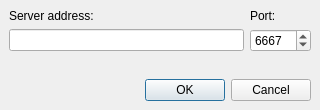
<ui version="4.0" >
 <class>ServerEditDlg</class>
 <widget class="QDialog" name="ServerEditDlg" >
  <property name="geometry" >
   <rect>
    <x>0</x>
    <y>0</y>
    <width>320</width>
    <height>110</height>
   </rect>
  </property>
  <property name="windowTitle" >
   <string>Enter Server Details</string>
  </property>
  <layout class="QVBoxLayout" >
   <property name="margin" >
    <number>9</number>
   </property>
   <property name="spacing" >
    <number>6</number>
   </property>
   <item>
    <layout class="QGridLayout" >
     <property name="margin" >
      <number>0</number>
     </property>
     <property name="spacing" >
      <number>6</number>
     </property>
     <item row="1" column="0" >
      <widget class="QLineEdit" name="serverAddress" >
       <property name="sizePolicy" >
        <sizepolicy>
         <hsizetype>7</hsizetype>
         <vsizetype>0</vsizetype>
         <horstretch>0</horstretch>
         <verstretch>0</verstretch>
        </sizepolicy>
       </property>
      </widget>
     </item>
     <item row="1" column="1" colspan="2" >
      <widget class="QSpinBox" name="serverPort" >
       <property name="maximum" >
        <number>65535</number>
       </property>
       <property name="minimum" >
        <number>1024</number>
       </property>
       <property name="value" >
        <number>6667</number>
       </property>
      </widget>
     </item>
     <item row="0" column="0" >
      <widget class="QLabel" name="label" >
       <property name="text" >
        <string>Server address:</string>
       </property>
      </widget>
     </item>
     <item row="0" column="1" >
      <widget class="QLabel" name="label_2" >
       <property name="text" >
        <string>Port:</string>
       </property>
      </widget>
     </item>
    </layout>
   </item>
   <item>
    <spacer>
     <property name="orientation" >
      <enum>Qt::Vertical</enum>
     </property>
     <property name="sizeHint" >
      <size>
       <width>302</width>
       <height>16</height>
      </size>
     </property>
    </spacer>
   </item>
   <item>
    <widget class="QDialogButtonBox" name="buttonBox" >
     <property name="orientation" >
      <enum>Qt::Horizontal</enum>
     </property>
     <property name="standardButtons" >
      <set>QDialogButtonBox::Cancel|QDialogButtonBox::NoButton|QDialogButtonBox::Ok</set>
     </property>
    </widget>
   </item>
  </layout>
 </widget>
 <resources/>
 <connections>
  <connection>
   <sender>buttonBox</sender>
   <signal>accepted()</signal>
   <receiver>ServerEditDlg</receiver>
   <slot>accept()</slot>
   <hints>
    <hint type="sourcelabel" >
     <x>248</x>
     <y>254</y>
    </hint>
    <hint type="destinationlabel" >
     <x>157</x>
     <y>274</y>
    </hint>
   </hints>
  </connection>
  <connection>
   <sender>buttonBox</sender>
   <signal>rejected()</signal>
   <receiver>ServerEditDlg</receiver>
   <slot>reject()</slot>
   <hints>
    <hint type="sourcelabel" >
     <x>316</x>
     <y>260</y>
    </hint>
    <hint type="destinationlabel" >
     <x>286</x>
     <y>274</y>
    </hint>
   </hints>
  </connection>
 </connections>
</ui>
